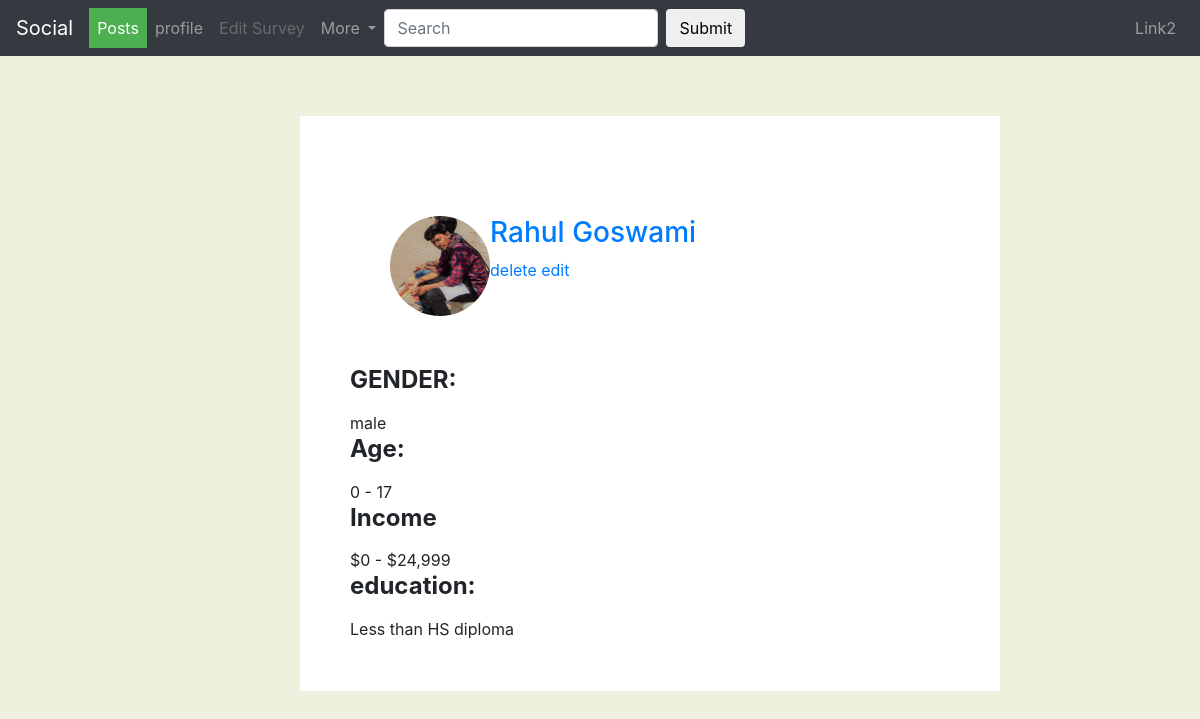
The page /post/detail/1/ (signed in) on the database its author committed.
### post/models.py (models this page shows, shortened)
class Post(models.Model):
    user=models.OneToOneField(User,related_name='post_detail',on_delete=models.CASCADE)
    gender= models.CharField(max_length=100,choices=[('male','Male'),('female','Female'),('na',"N/A")])
    age=models.CharField(max_length=100,choices=[("0 - 17","0 - 17"),("18 - 24","18 - 24"),("25 - 34","25 - 34"),("35 - 44","35 - 44"),("45 - 54","45 - 54"),("55 - 64","55 - 64"),("65 or more","65 or more")])
    income=models.CharField(max_length=100, choices=income_list)
    education=models.CharField(max_length=100,choices=[("Less than HS diploma","Less than HS diploma"),("High school","High school"),("Some college","Some college"),("Bachelors degree","Bachelors degree"),("Graduate degree","Graduate degree")])

### account/models.py (models this page shows, shortened)
class About(models.Model):
    user=models.OneToOneField(User,related_name='AboutUser',on_delete=models.CASCADE)
    first_name=models.CharField(max_length=100)
    last_name=models.CharField(max_length=200)
    profile_pic=models.ImageField(upload_to='account')

### post/views.py (the view)
# urls.py: path('detail/<int:pk>/',PostDetailView.as_view(),name='detail'),
class PostDetailView(LoginRequiredMixin,DetailView):
    model=Post
    template_name = 'post/post_detail.html'

### post/templates/post/post_detail.html (shortened to what this page needs)
{%extends 'account/base.html' %}
{%load static%}
{%block head_block%}
<link rel="stylesheet" href="{%static 'post/box.css'%}">
{%endblock%}
{%block  body_block%}
	<div class='box'>
		<div class="box1">
			<div class="left">
				<img class='pro' src="{{post.user.AboutUser.profile_pic.url}}" height='100px' width="100px">
			</div>
			<div class='right'>
				<h3><a href="{%url 'account:user_detail' pk=post.user.pk%}">{{post.user.AboutUser.first_name}}  {{post.user.AboutUser.last_name}}</a></h3>
                <span><a href="{%url 'post:delete_post' pk=post.pk%}">delete</a> </span>
				   <span><a href="{%url 'post:edit_post' pk=post.pk%}"> edit</a> </span>
			</div>
		</div>
		<div class='image'>
           <div><h4><label name="gender"><b>GENDER:</b></label></h4>
            {{post.gender}}</div>
          <div>  <h4><label name="gender"><b>Age:</b></label></h4>
        {{post.age}}
        </div>
        <div><h4><label name="gender"><b>Income</b></label></h4>
            {{post.income}}</div>
        <div>
        <h4><label name="gender"><b>education:</b></label></h4>
        {{post.education}}
        </div>
            </div>
	</div>
{%endblock%}

### static/post/box.css (style rules this page uses)
body { background-color:#EEF1DE; }
.box { //border-radius: 25px; width:700px; //border:1px solid black; padding: 50px; margin:60px; align-content: center; //text-align: center; margin-left: 25%; //display: block; background-color:white; }
.box1 { border-radius: 25px; width:100%; padding: 50px; //margin:15px; padding-left: 40px; padding-right: 20px; //padding-top: 20px; //padding-bottom: 10px; }
.box1 { display: flex; }
.pro { border-radius: 50%; }
span { display:inline; }
a { text-decoration:none; }

### rows shown on the page
Post: user.AboutUser.profile_pic (picture), user.AboutUser.first_name "Rahul", user.AboutUser.last_name "Goswami", gender "male", age "0 - 17", income "$0 - $24,999", education "Less than HS diploma"
